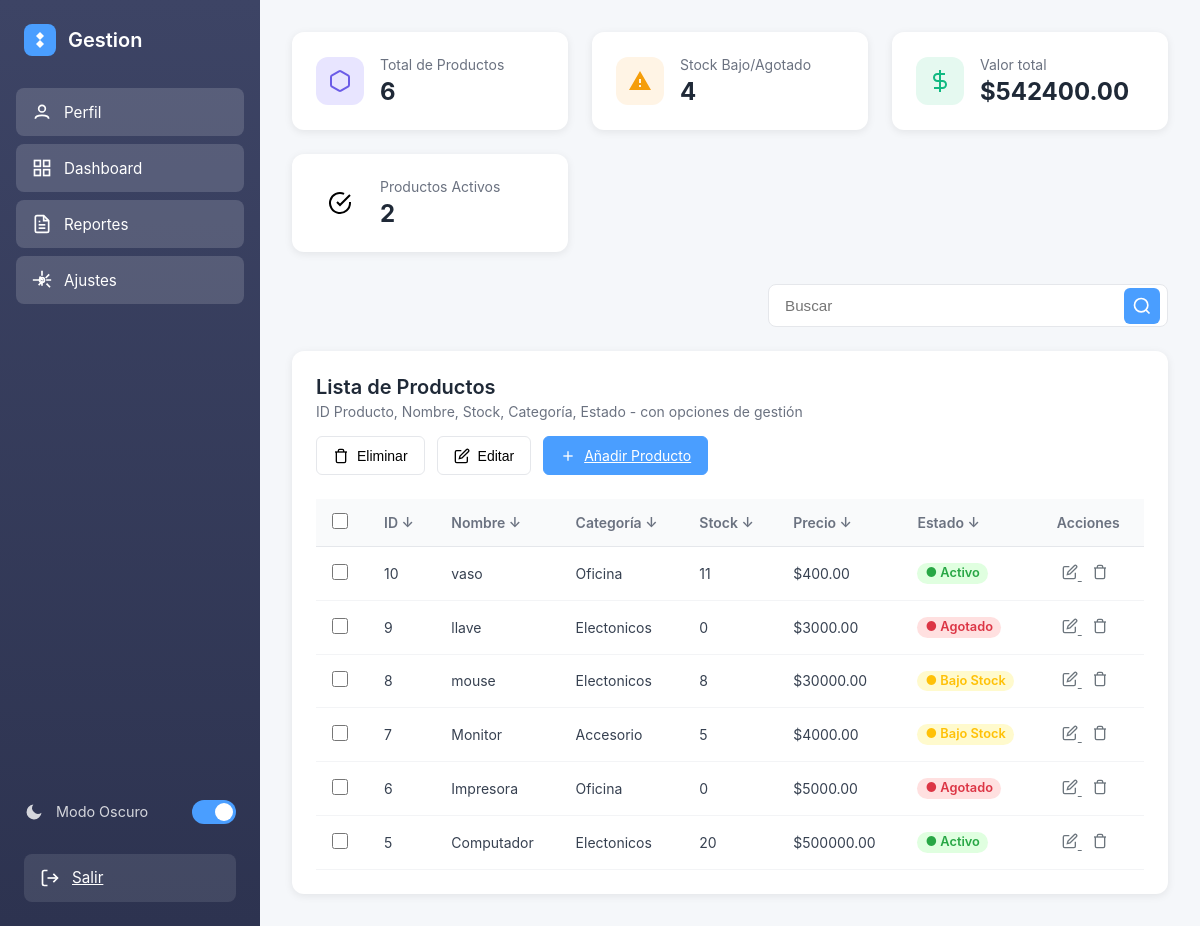
Screenshot of /dashboard/ (signed in) with the database file from the repository.
### dashboard/models.py (models this page shows, shortened)
class Product(models.Model):
    STATUS_CHOICES = [
        ('active', 'Activo'),
        ('low_stock', 'Bajo Stock'),
        ('out_of_stock', 'Agotado'),
    ]
    name = models.CharField(max_length=200, verbose_name='Nombre del producto')
    category = models.CharField(max_length=100, verbose_name='Categoría')
    quantity = models.IntegerField(default=0, verbose_name='Cantidad')
    stock = models.IntegerField(default=0, verbose_name='Stock')
    price = models.DecimalField(max_digits=10, decimal_places=2, verbose_name='Precio')
    status = models.CharField(max_length=20, choices=STATUS_CHOICES, default='active', verbose_name='Estado')
    created_at = models.DateTimeField(auto_now_add=True)
    updated_at = models.DateTimeField(auto_now=True)
    created_by = models.ForeignKey(User, on_delete=models.CASCADE, related_name='products')
    class Meta:
        ordering = ['-created_at']
        verbose_name = 'Producto'
        verbose_name_plural = 'Productos'

### dashboard/views.py (the view)
# urls.py: path('dashboard/', views.Dashboard, name='dashboard'),
@login_required
def Dashboard(request):
    productos = Product.objects.filter(created_by=request.user)
    total_productos = productos.count()
    stock_bajo = productos.filter(status__in=['low_stock', 'out_of_stock']).count() # Mejor filtro
    valor_total_queryset = productos.aggregate(total_value=Sum('price', field='price * stock'))
    valor_total = valor_total_queryset['total_value'] if valor_total_queryset['total_value'] is not None else 0
    productos_activos = productos.filter(status='active').count()
    context = {
        'productos': productos,
        'total_productos': total_productos,
        'stock_bajo': stock_bajo,
        'valor_total': round(valor_total, 2),
        'productos_activos': productos_activos
    }
    return render(request, "dashboard/home.html", context)

### dashboard/templates/dashboard/home.html (shortened to what this page needs)
{% load static %}
<!DOCTYPE html>
<html lang="es">
<head>
    <link rel="stylesheet" href="{% static 'css/dashboard.css' %}">
    <link rel="stylesheet" href="https://cdn.jsdelivr.net/npm/sweetalert2@11/dist/sweetalert2.min.css">
</head>
<body>
    <aside class="sidebar">
        <div class="logo">
            <svg width="32" height="32" viewBox="0 0 32 32" fill="none">
                <rect width="32" height="32" rx="8" fill="#4A9EFF"/>
                <path d="M16 8L20 12L16 16L12 12L16 8Z" fill="white"/>
                <path d="M16 16L20 20L16 24L12 20L16 16Z" fill="white"/>
            </svg>
            <h1>Gestion</h1>
        </div>
        <nav class="nav">
            <a href="{% url 'perfil' %}" class="nav-item active">
                <svg width="20" height="20" viewBox="0 0 24 24" fill="none" stroke="currentColor" stroke-width="2">
                    <circle cx="12" cy="8" r="4"></circle>
                    <path d="M4 20c0-4 8-4 8-4s8 0 8 4"></path>
                </svg>
                <span>Perfil</span>
            </a>
            <a href="{% url 'dashboard' %}" class="nav-item active">
                <svg width="20" height="20" viewBox="0 0 24 24" fill="none" stroke="currentColor" stroke-width="2">
                    <rect x="3" y="3" width="7" height="7"></rect>
                    <rect x="14" y="3" width="7" height="7"></rect>
                    <rect x="14" y="14" width="7" height="7"></rect>
                    <rect x="3" y="14" width="7" height="7"></rect>
                </svg>
                <span>Dashboard</span>
            </a>
            <a href="{% url 'reportes' %}" class="nav-item active">
                <span>Reportes</span>
            </a>
            <a href="{% url 'perfil' %}" class="nav-item active">
                <svg width="20" height="20" viewBox="0 0 24 24" fill="none" stroke="currentColor" stroke-width="2">
                    <circle cx="12" cy="12" r="3"></circle>
                    <path d="M12 1v6m0 6v6m8.66-13.66l-4.24 4.24m-4.24 4.24l-4.24 4.24M23 12h-6m-6 0H1m20.66 8.66l-4.24-4.24m-4.24-4.24l-4.24-4.24"></path>
                </svg>
                <span>Ajustes</span>
            </a>
        </nav>
        <div class="sidebar-footer">
            <div class="dark-mode-toggle">
                <svg width="20" height="20" viewBox="0 0 24 24" fill="currentColor">
                    <path d="M21 12.79A9 9 0 1 1 11.21 3 7 7 0 0 0 21 12.79z"></path>
                </svg>
                <span>Modo Oscuro</span>
                <label class="switch">
                    <span class="slider"></span>
                </label>
            </div>
            <a href="{% url 'logout' %}" class="logout-btn">
                <svg width="20" height="20" viewBox="0 0 24 24" fill="none" stroke="currentColor" stroke-width="2">
                    <path d="M9 21H5a2 2 0 0 1-2-2V5a2 2 0 0 1 2-2h4"></path>
                    <polyline points="16 17 21 12 16 7"></polyline>
                    <line x1="21" y1="12" x2="9" y2="12"></line>
                </svg>
                <span>Salir</span>
            </a>
        </div>
    </aside>
    {% block content %}
    <main class="main-content">
        <div class="stats-grid">
            <div class="stat-card">
                <div class="stat-icon purple">
                    <svg width="24" height="24" viewBox="0 0 24 24" fill="none" stroke="currentColor" stroke-width="2">
                        <path d="M21 16V8a2 2 0 0 0-1-1.73l-7-4a2 2 0 0 0-2 0l-7 4A2 2 0 0 0 3 8v8a2 2 0 0 0 1 1.73l7 4a2 2 0 0 0 2 0l7-4A2 2 0 0 0 21 16z"></path>
                    </svg>
                </div>
                <div class="stat-info">
                    <p class="stat-label">Total de Productos</p>
                    <p class="stat-value">{{ total_productos }}</p>
                </div>
            </div>
            <div class="stat-card">
                <div class="stat-icon yellow">
                    <svg width="24" height="24" viewBox="0 0 24 24" fill="currentColor">
                        <path d="M1 21h22L12 2 1 21zm12-3h-2v-2h2v2zm0-4h-2v-4h2v4z"/>
                    </svg>
                </div>
                <div class="stat-info">
                    <p class="stat-label">Stock Bajo/Agotado</p>
                    <p class="stat-value">{{ stock_bajo }}</p>
                </div>
            </div>
            <div class="stat-card">
                <div class="stat-icon green">
                    <svg width="24" height="24" viewBox="0 0 24 24" fill="none" stroke="currentColor" stroke-width="2">
                        <line x1="12" y1="1" x2="12" y2="23"></line>
                        <path d="M17 5H9.5a3.5 3.5 0 0 0 0 7h5a3.5 3.5 0 0 1 0 7H6"></path>
                    </svg>
                </div>
                <div class="stat-info">
                    <p class="stat-label">Valor total</p>
                    <p class="stat-value">${{ valor_total|floatformat:2 }}</p>
                </div>
            </div>
            <div class="stat-card">
                <div class="stat-icon green-check">
                    <svg width="24" height="24" viewBox="0 0 24 24" fill="none" stroke="currentColor" stroke-width="2">
                        <path d="M22 11.08V12a10 10 0 1 1-5.93-9.14"></path>
                        <polyline points="22 4 12 14.01 9 11.01"></polyline>
                    </svg>
                </div>
                <div class="stat-info">
                    <p class="stat-label">Productos Activos</p>
                    <p class="stat-value">{{ productos_activos }}</p>
                </div>
            </div>
        </div>
        <div class="search-bar">
            <input type="text" placeholder="Buscar">
            <button class="search-btn">
                <svg width="20" height="20" viewBox="0 0 24 24" fill="none" stroke="currentColor" stroke-width="2">
                    <circle cx="11" cy="11" r="8"></circle>
                    <path d="m21 21-4.35-4.35"></path>
                </svg>
            </button>
        </div>
        <div class="products-section">
            <div class="section-header">
                <div>
                    <h2>Lista de Productos</h2>
                    <p class="section-subtitle">ID Producto, Nombre, Stock, Categoría, Estado - con opciones de gestión</p>
                </div>
                <div class="section-actions">
                    <button class="action-btn delete" id="deleteSelectedBtn">
                        <svg width="16" height="16" viewBox="0 0 24 24" fill="none" stroke="currentColor" stroke-width="2">
                            <polyline points="3 6 5 6 21 6"></polyline>
                            <path d="M19 6v14a2 2 0 0 1-2 2H7a2 2 0 0 1-2-2V6m3 0V4a2 2 0 0 1 2-2h4a2 2 0 0 1 2 2v2"></path>
                        </svg>
                        Eliminar
                    </button>
                    <button class="action-btn edit" id="editSelectedBtn">
                        <svg width="16" height="16" viewBox="0 0 24 24" fill="none" stroke="currentColor" stroke-width="2">
                            <path d="M11 4H4a2 2 0 0 0-2 2v14a2 2 0 0 0 2 2h14a2 2 0 0 0 2-2v-7"></path>
                            <path d="M18.5 2.5a2.121 2.121 0 0 1 3 3L12 15l-4 1 1-4 9.5-9.5z"></path>
                        </svg>
                        Editar
                    </button>
                    <a href="{% url 'nuevo_producto' %}" class="action-btn add">
                        <svg width="16" height="16" viewBox="0 0 24 24" fill="none" stroke="currentColor" stroke-width="2">
                            <line x1="12" y1="5" x2="12" y2="19"></line>
                            <line x1="5" y1="12" x2="19" y2="12"></line>
                        </svg>
                        Añadir Producto
                    </a>
                </div>
            </div>
            <div class="table-container">
                <table class="products-table">
                    <thead>
                        <tr>
                            <th><input type="checkbox" id="selectAll"></th>
                            <th>ID ↓</th>
                            <th>Nombre ↓</th>
                            <th>Categoría ↓</th>
                            <th>Stock ↓</th>
                            <th>Precio ↓</th>
                            <th>Estado ↓</th>
                            <th>Acciones</th>
                        </tr>
                    </thead>
                    <tbody>
                        {% for producto in productos %}
                        <tr>
                            <td><input type="checkbox" class="product-checkbox" name="selected_products" value="{{ producto.pk }}"></td>
                            <td>{{ producto.pk }}</td>
                            <td>{{ producto.name }}</td>
                            <td>{{ producto.category }}</td>
                            <td>{{ producto.stock }}</td>
                            <td>${{ producto.price }}</td>
                            <td>
                                {% if producto.status == 'active' %}
                                    <span class="badge active">● Activo</span>
                                {% elif producto.status == 'low_stock' %}
                                    <span class="badge low-stock">● Bajo Stock</span>
                                {% elif producto.status == 'out_of_stock' %}
                                    <span class="badge out-of-stock">● Agotado</span>
                                {% endif %}
                            </td>
                            <td>
                                <a href="{% url 'editar_producto' pk=producto.pk %}" class="edit-icon">
                                    <svg width="16" height="16" viewBox="0 0 24 24" fill="none" stroke="currentColor" stroke-width="2">
                                        <path d="M11 4H4a2 2 0 0 0-2 2v14a2 2 0 0 0 2 2h14a2 2 0 0 0 2-2v-7"></path>
                                        <path d="M18.5 2.5a2.121 2.121 0 0 1 3 3L12 15l-4 1 1-4 9.5-9.5z"></path>
                                    </svg>
                                </a>
                                <form action="{% url 'eliminar_producto' pk=producto.pk %}" method="post" style="display:inline;" class="delete-form">
                                    <button type="submit" class="delete-icon" onclick="return confirm('¿Estás seguro de que quieres eliminar {{ producto.name }}?');">
                                        <svg width="16" height="16" viewBox="0 0 24 24" fill="none" stroke="currentColor" stroke-width="2">
                                            <polyline points="3 6 5 6 21 6"></polyline>
                                            <path d="M19 6v14a2 2 0 0 1-2 2H7a2 2 0 0 1-2-2V6m3 0V4a2 2 0 0 1 2-2h4a2 2 0 0 1 2 2v2"></path>
                                        </svg>
                                    </button>
                                </form>
                            </td>
                        </tr>
                        {% endfor %}
                    </tbody>
                </table>
            </div>
        </div>
    </main>
    {% endblock %}
</body>
</html>

### rows the page displays
Product: pk "10", name "vaso", category "Oficina", stock "11", price "400.00", status "● Activo"
Product: pk "9", name "llave", category "Electonicos", stock "0", price "3000.00", status "● Agotado"
Product: pk "8", name "mouse", category "Electonicos", stock "8", price "30000.00", status "● Bajo Stock"
Product: pk "7", name "Monitor", category "Accesorio", stock "5", price "4000.00", status "● Bajo Stock"
Product: pk "6", name "Impresora", category "Oficina", stock "0", price "5000.00", status "● Agotado"
Product: pk "5", name "Computador", category "Electonicos", stock "20", price "500000.00", status "● Activo"

### other values shown
{{ total_productos }} "6"
{{ stock_bajo }} "4"
{{ valor_total|floatformat:2 }} "542400.00"
{{ productos_activos }} "2"
